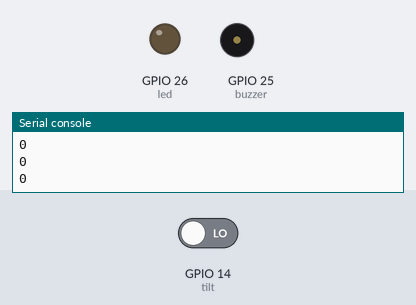
Recording of a program running on a simulated ESP32 board running MicroPython. Shown: output pins drawn as LEDs (lit = HIGH), buzzer (waves = sounding, pin HIGH), the last lines printed to the serial console. The test bench sets the inputs (shaded band); at power-on: GPIO 14 (tilt) LOW.

Above: at 1.2 s.
1.3 s: GPIO 14 (tilt) driven HIGH
At 1.4 s:
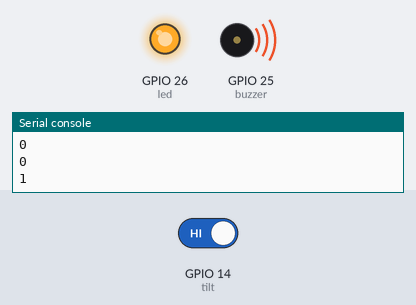
4.3 s: GPIO 14 (tilt) driven LOW
At 5.4 s:
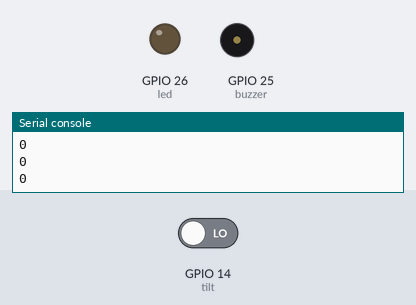
Timing chart, 0 to 7.3 s (numbered marks = the images above; inputs shaded):
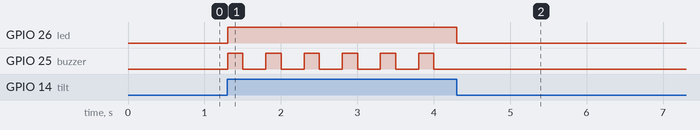

Measured:
- after the input at 1.3 s, GPIO 26 (led): LOW → HIGH at once; GPIO 25 (buzzer): alternates HIGH for 0.20 s and LOW for 0.30 s, starting at once
- after the input at 4.3 s, GPIO 26 (led): HIGH → LOW at once; GPIO 25 (buzzer): stops changing and stays LOW

The program:

mission_fall_alarm.py
```python
from machine import Pin
import time

tilt = Pin(14, Pin.IN)
led = Pin(26, Pin.OUT)
buzzer = Pin(25, Pin.OUT)  # 능동 부저

while True:
    print(tilt.value())
    if tilt.value() == 1:  # 넘어졌으면 삐삐 경보
        led.value(1)
        buzzer.value(1)
        time.sleep(0.2)
        buzzer.value(0)
        time.sleep(0.2)
    else:
        led.value(0)
        buzzer.value(0)
    time.sleep(0.1)
```
